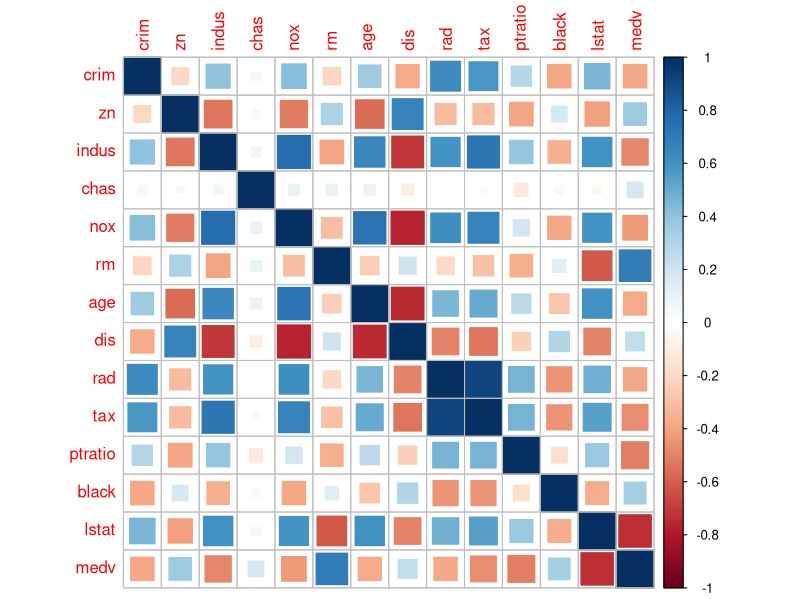
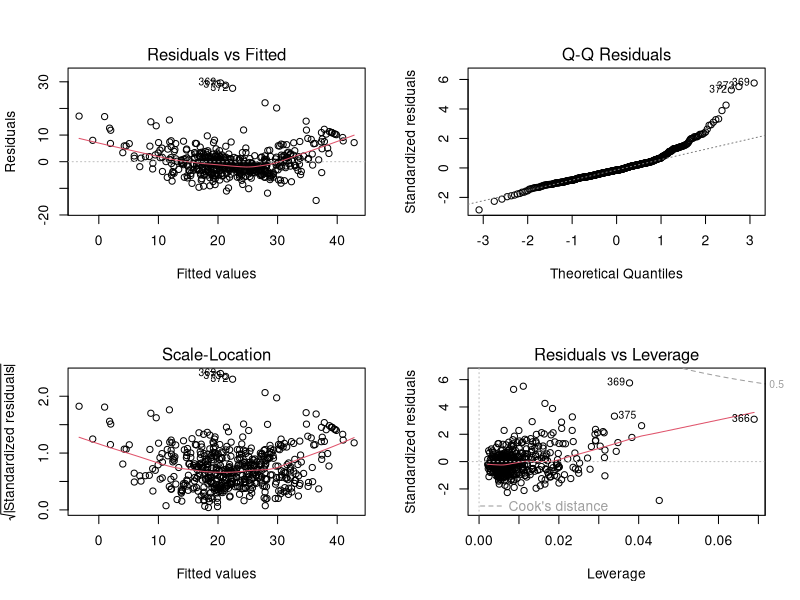
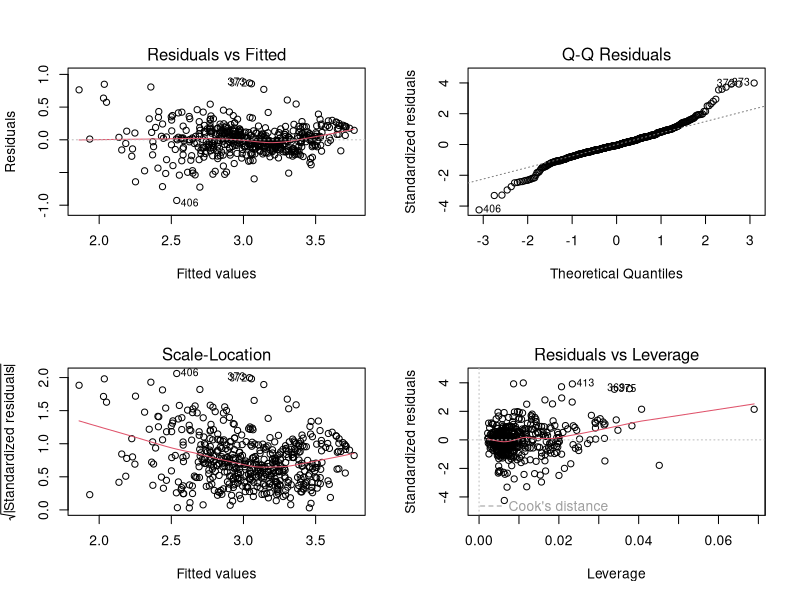
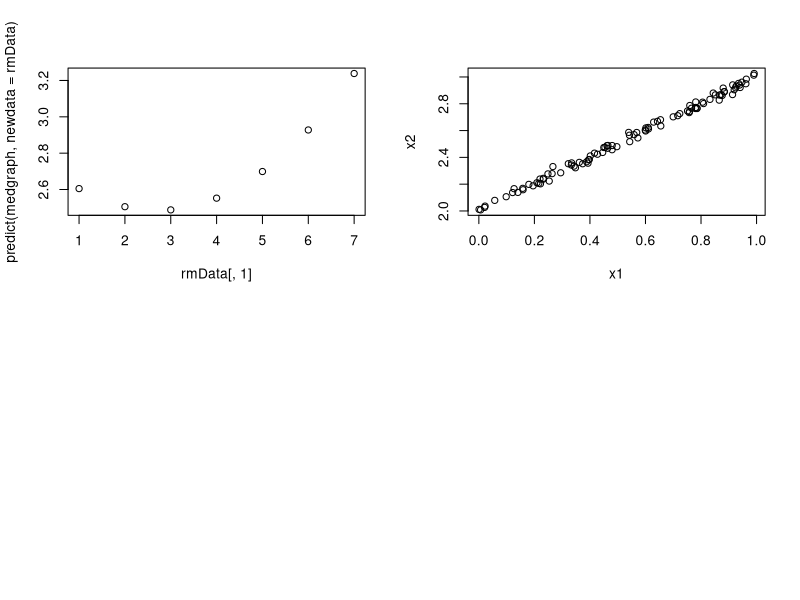

R code for these plots, in order:
## ---- chunk 1
library(MASS)
library(corrplot)
help(Boston)
## ---- chunk 2
bostonplot <- cor(Boston)
corrplot(bostonplot, method='square')
## ---- chunk 3
mod1 <- lm(medv ~ lstat + ptratio + rm + indus, data = Boston)
summary(mod1)
## ---- chunk 4
par(mfrow = c(2,2))
plot(mod1)
## ---- chunk 5
loggeddata <- Boston$lnmedv <- log(Boston$medv)
lnmedv <- lm(loggeddata~ lstat + ptratio + rm + indus, data = Boston)
summary(lnmedv)
## ---- chunk 6
par(mfrow = c(2,2))
plot(lnmedv)
## ---- chunk 7
rmSq <-Boston$rmSq <- Boston$rm * Boston$rm
medgraph <- lm(lnmedv~ rm + rmSq + ptratio, data = Boston)
summary(medgraph)
## ---- chunk 8
rmData <- data.frame(rm = 1:7, rmSq = 1:7 * 1:7, ptratio = rep(18.57,7))
summary(rmData)
plot(rmData[, 1], predict(medgraph, newdata = rmData))
## ---- chunk 9
set.seed(1861)
x1 <- runif(100)
x2 <- 2 + x1 + rnorm(100, 0, 0.02)
Y <- 1 * x1 + 1 * x2 + rnorm(100)
DF <- data.frame(Y, x1, x2)
## ---- chunk 10
plot(x1,x2)
## ---- chunk 11
cor(x1,x2)
## ---- chunk 12
mod2 <- lm(Y~x1 + x2, data = DF)
summary(mod2)
## ---- chunk 13
mod3 <- lm(Y~x1, data =  DF)
summary(mod3)
## ---- chunk 14
mod4 <- lm(Y~x2, data = DF)
summary(mod4)
